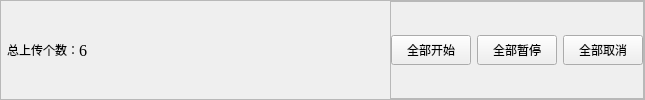
          <widget class="QFrame" name="frame_20">
           <property name="styleSheet">
            <string notr="true">#frame_20
{
	background:#E5E7E9;
}</string>
           </property>
           <property name="frameShape">
            <enum>QFrame::StyledPanel</enum>
           </property>
           <property name="frameShadow">
            <enum>QFrame::Raised</enum>
           </property>
           <layout class="QHBoxLayout" name="horizontalLayout_13">
            <property name="spacing">
             <number>0</number>
            </property>
            <property name="leftMargin">
             <number>6</number>
            </property>
            <property name="topMargin">
             <number>0</number>
            </property>
            <property name="rightMargin">
             <number>0</number>
            </property>
            <property name="bottomMargin">
             <number>0</number>
            </property>
            <item>
             <widget class="QLabel" name="label_25">
              <property name="text">
               <string>总上传个数：</string>
              </property>
             </widget>
            </item>
            <item>
             <widget class="QLabel" name="label_26">
              <property name="font">
               <font>
                <family>Times New Roman</family>
                <pointsize>12</pointsize>
               </font>
              </property>
              <property name="text">
               <string>6</string>
              </property>
             </widget>
            </item>
            <item>
             <spacer name="horizontalSpacer_16">
              <property name="orientation">
               <enum>Qt::Horizontal</enum>
              </property>
              <property name="sizeHint" stdset="0">
               <size>
                <width>303</width>
                <height>20</height>
               </size>
              </property>
             </spacer>
            </item>
            <item>
             <widget class="QFrame" name="frame_21">
              <property name="frameShape">
               <enum>QFrame::StyledPanel</enum>
              </property>
              <property name="frameShadow">
               <enum>QFrame::Raised</enum>
              </property>
              <layout class="QHBoxLayout" name="horizontalLayout_14">
               <property name="spacing">
                <number>6</number>
               </property>
               <property name="leftMargin">
                <number>0</number>
               </property>
               <property name="topMargin">
                <number>0</number>
               </property>
               <property name="rightMargin">
                <number>0</number>
               </property>
               <property name="bottomMargin">
                <number>0</number>
               </property>
               <item>
                <widget class="QPushButton" name="pushButton_10">
                 <property name="minimumSize">
                  <size>
                   <width>0</width>
                   <height>30</height>
                  </size>
                 </property>
                 <property name="text">
                  <string>全部开始</string>
                 </property>
                </widget>
               </item>
               <item>
                <widget class="QPushButton" name="pushButton_11">
                 <property name="minimumSize">
                  <size>
                   <width>0</width>
                   <height>30</height>
                  </size>
                 </property>
                 <property name="text">
                  <string>全部暂停</string>
                 </property>
                </widget>
               </item>
               <item>
                <widget class="QPushButton" name="pushButton_12">
                 <property name="minimumSize">
                  <size>
                   <width>0</width>
                   <height>30</height>
                  </size>
                 </property>
                 <property name="text">
                  <string>全部取消</string>
                 </property>
                </widget>
               </item>
              </layout>
             </widget>
            </item>
           </layout>
          </widget>
